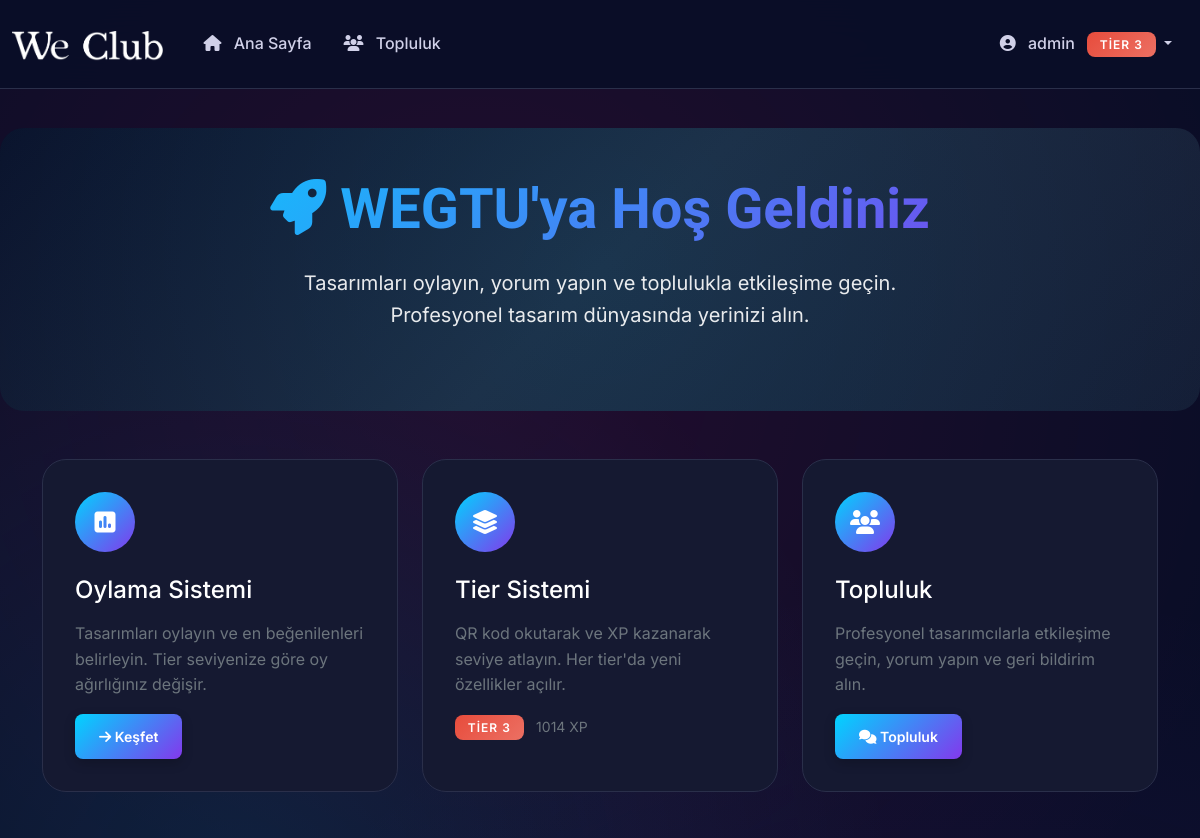
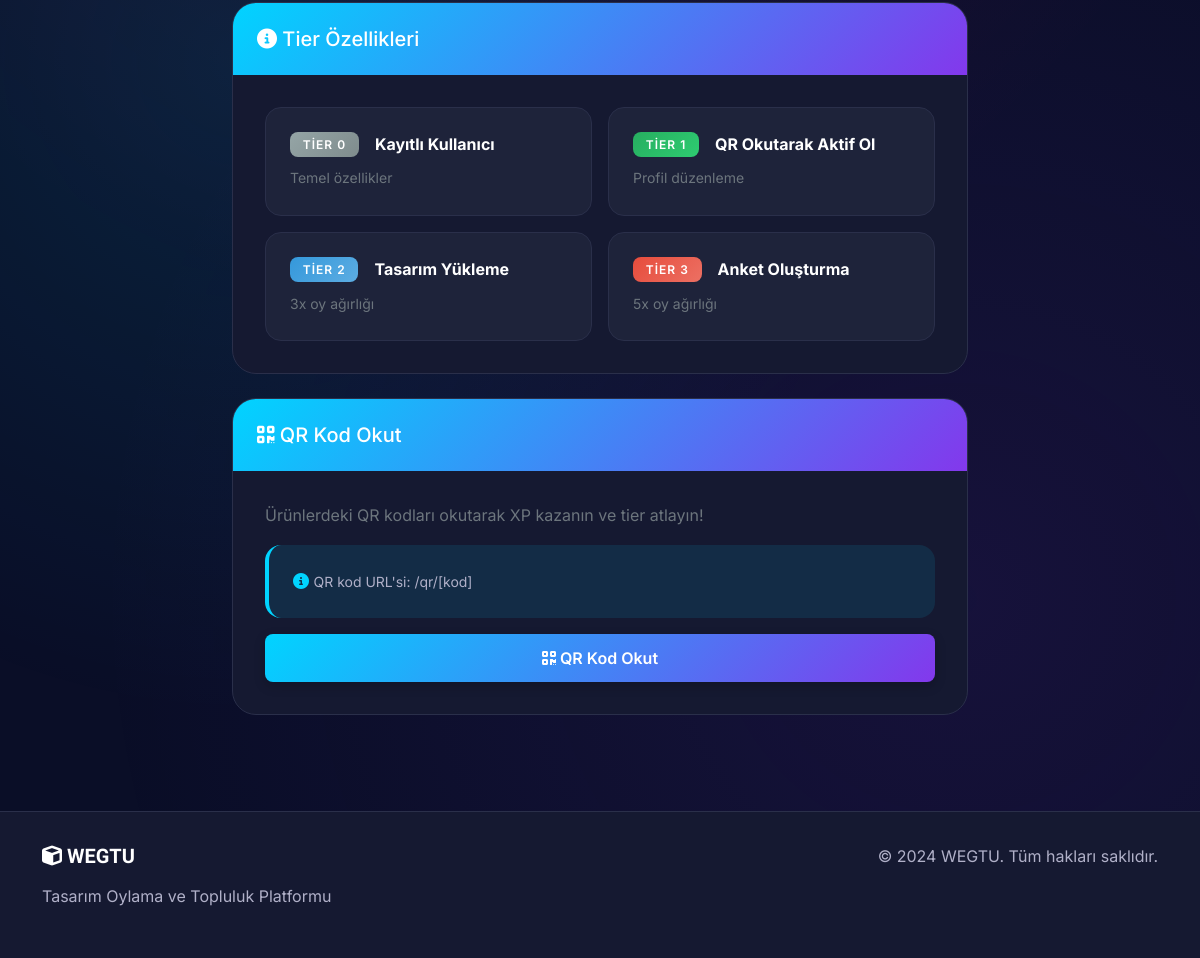
Screenshot of / (signed in) with the database file from the repository (2 pictures, top to bottom).
### app/models.py (models this page shows, shortened)
class User(UserMixin, db.Model):
    id = db.Column(db.Integer, primary_key=True)
    username = db.Column(db.String(64), index=True, unique=True, nullable=False)
    email = db.Column(db.String(120), index=True, unique=True, nullable=False)
    password_hash = db.Column(db.String(256), nullable=False)
    tier = db.Column(db.Integer, default=0)  # Tier 0: Aktif değil
    xp = db.Column(db.Integer, default=0)
    is_admin = db.Column(db.Boolean, default=False)  # Admin kontrolü
    bio = db.Column(db.Text, nullable=True)
    profile_image = db.Column(db.String(120), nullable=True, default='default.jpg')
    designs = db.relationship('Design', backref='owner', lazy='dynamic')
    votes = db.relationship('Vote', backref='voter', lazy='dynamic')
    comments = db.relationship('Comment', backref='author', lazy='dynamic')
    created_polls = db.relationship('Poll', backref='creator', lazy='dynamic')

### app/routes.py (the view)
@main_bp.route('/')
def index():
    return render_template('index.html')

### app/__init__.py (called while the page is built)
def create_app():
    app = Flask(__name__)
    app.config['SECRET_KEY'] = 'your-secret-key-here'
    app.config['SQLALCHEMY_DATABASE_URI'] = 'sqlite:///wegtu.db'
    app.config['SQLALCHEMY_TRACK_MODIFICATIONS'] = False
    app.config['UPLOAD_FOLDER'] = 'app/static/uploads'
    app.config['MAX_CONTENT_LENGTH'] = 16 * 1024 * 1024  # 16MB max file size
    db.init_app(app)
    login_manager.init_app(app)
    csrf.init_app(app)
    login_manager.login_view = 'auth.login'
    login_manager.login_message = 'Bu sayfaya erişmek için giriş yapmalısınız.'
    login_manager.login_message_category = 'info'
    @login_manager.user_loader
    def load_user(user_id):
        from app.models import User
        return User.query.get(int(user_id))
    from app.routes import main_bp, auth_bp
    app.register_blueprint(main_bp)
    app.register_blueprint(auth_bp, url_prefix='/auth')
    return app

### app/templates/index.html (shortened to what this page needs)
{% extends "base.html" %}
{% block content %}
<div class="hero-section">
    <div class="container">
        <div class="hero-content text-center">
            <h1 class="hero-title fade-in-up">
                <i class="fas fa-rocket"></i> WEGTU'ya Hoş Geldiniz
            </h1>
            <p class="hero-subtitle fade-in-up">
                Tasarımları oylayın, yorum yapın ve toplulukla etkileşime geçin.<br>
                Profesyonel tasarım dünyasında yerinizi alın.
            </p>
        </div>
    </div>
</div>
<div class="container">
    <div class="row g-4 mb-5">
        <div class="col-md-6 col-lg-4">
            <div class="feature-card fade-in-up">
                <div class="feature-icon">
                    <i class="fas fa-poll"></i>
                </div>
                <h4 class="text-white mb-3">Oylama Sistemi</h4>
                <p class="text-secondary">
                    Tasarımları oylayın ve en beğenilenleri belirleyin.
                    Tier seviyenize göre oy ağırlığınız değişir.
                </p>
                <a href="{{ url_for('main.forum') }}" class="btn btn-primary btn-sm">
                    <i class="fas fa-arrow-right"></i> Keşfet
                </a>
            </div>
        </div>
        <div class="col-md-6 col-lg-4">
            <div class="feature-card fade-in-up">
                <div class="feature-icon">
                    <i class="fas fa-layer-group"></i>
                </div>
                <h4 class="text-white mb-3">Tier Sistemi</h4>
                <p class="text-secondary">
                    QR kod okutarak ve XP kazanarak seviye atlayın.
                    Her tier'da yeni özellikler açılır.
                </p>
                {% if current_user.is_authenticated %}
                <div class="mt-3">
                    <span class="badge tier-{{ current_user.tier }}">
                        Tier {{ current_user.tier }}
                    </span>
                    <small class="text-secondary ms-2">{{ current_user.xp }} XP</small>
                </div>
                {% endif %}
            </div>
        </div>
        <div class="col-md-6 col-lg-4">
            <div class="feature-card fade-in-up">
                <div class="feature-icon">
                    <i class="fas fa-users"></i>
                </div>
                <h4 class="text-white mb-3">Topluluk</h4>
                <p class="text-secondary">
                    Profesyonel tasarımcılarla etkileşime geçin,
                    yorum yapın ve geri bildirim alın.
                </p>
                <a href="{{ url_for('main.forum') }}" class="btn btn-primary btn-sm">
                    <i class="fas fa-comments"></i> Topluluk
                </a>
            </div>
        </div>
    </div>
    <div class="row">
        <div class="col-lg-8 mx-auto">
            <div class="card">
                <div class="card-header">
                    <h5 class="mb-0">
                        <i class="fas fa-info-circle"></i> Tier Özellikleri
                    </h5>
                </div>
                <div class="card-body">
                    <div class="row g-3">
                        <div class="col-md-6">
                            <div class="tier-info-card">
                                <div class="d-flex align-items-center mb-2">
                                    <span class="badge tier-0 me-3">Tier 0</span>
                                    <strong>Kayıtlı Kullanıcı</strong>
                                </div>
                                <small class="text-secondary">Temel özellikler</small>
                            </div>
                        </div>
                        <div class="col-md-6">
                            <div class="tier-info-card">
                                <div class="d-flex align-items-center mb-2">
                                    <span class="badge tier-1 me-3">Tier 1</span>
                                    <strong>QR Okutarak Aktif Ol</strong>
                                </div>
                                <small class="text-secondary">Profil düzenleme</small>
                            </div>
                        </div>
                        <div class="col-md-6">
                            <div class="tier-info-card">
                                <div class="d-flex align-items-center mb-2">
                                    <span class="badge tier-2 me-3">Tier 2</span>
                                    <strong>Tasarım Yükleme</strong>
                                </div>
                                <small class="text-secondary">3x oy ağırlığı</small>
                            </div>
                        </div>
                        <div class="col-md-6">
                            <div class="tier-info-card">
                                <div class="d-flex align-items-center mb-2">
                                    <span class="badge tier-3 me-3">Tier 3</span>
                                    <strong>Anket Oluşturma</strong>
                                </div>
                                <small class="text-secondary">5x oy ağırlığı</small>
                            </div>
                        </div>
                    </div>
                </div>
            </div>
        </div>
    </div>
    {% if current_user.is_authenticated %}
    <div class="row mt-4">
        <div class="col-lg-8 mx-auto">
            <div class="card">
                <div class="card-header">
                    <h5 class="mb-0">
                        <i class="fas fa-qrcode"></i> QR Kod Okut
                    </h5>
                </div>
                <div class="card-body">
                    <p class="text-secondary mb-3">
                        Ürünlerdeki QR kodları okutarak XP kazanın ve tier atlayın!
                    </p>
                    <div class="alert alert-info mb-3">
                        <i class="fas fa-info-circle"></i>
                        <small>QR kod URL'si: /qr/[kod]</small>
                    </div>
                    <button class="btn btn-primary w-100" onclick="startQRScan()">
                        <i class="fas fa-qrcode"></i> QR Kod Okut
                    </button>
                </div>
            </div>
        </div>
    </div>
    {% endif %}
</div>
{% endblock %}

### app/templates/base.html (shortened to what this page needs)
<!DOCTYPE html>
<html lang="tr">
<head>
    <link href="https://cdn.jsdelivr.net/npm/bootstrap@5.3.2/dist/css/bootstrap.min.css" rel="stylesheet">
    <link rel="stylesheet" href="https://cdnjs.cloudflare.com/ajax/libs/font-awesome/6.5.1/css/all.min.css">
    <link href="{{ url_for('static', filename='css/style.css') }}" rel="stylesheet">
</head>
<body>
    <nav class="navbar navbar-expand-lg fixed-top navbar-dark">
        <div class="container-fluid">
            <a class="navbar-brand" href="{{ url_for('main.index') }}">
                <img src="{{ url_for('static', filename='img/logo.png') }}" alt="" height="30">
            </a>
            <div class="collapse navbar-collapse" id="navbarNav">
                <ul class="navbar-nav me-auto">
                    <li class="nav-item">
                        <a class="nav-link" href="{{ url_for('main.index') }}">
                            <i class="fas fa-home"></i> Ana Sayfa
                        </a>
                    </li>
                    <li class="nav-item">
                        <a class="nav-link" href="{{ url_for('main.forum') }}">
                            <i class="fas fa-users"></i> Topluluk
                        </a>
                    </li>
                </ul>
                <ul class="navbar-nav">
                    {% if current_user.is_authenticated %}
                        <li class="nav-item dropdown">
                            <a class="nav-link dropdown-toggle" href="#" id="navbarDropdown" role="button" data-bs-toggle="dropdown">
                                <i class="fas fa-user-circle"></i> {{ current_user.username }}
                                <span class="badge tier-{{ current_user.tier }} ms-2">
                                    Tier {{ current_user.tier }}
                                </span>
                            </a>
                        </li>
                    {% endif %}
                </ul>
            </div>
        </div>
    </nav>
    <main class="main-content">
        {% block content %}{% endblock %}
    </main>
    <footer class="footer">
        <div class="container">
            <div class="row">
                <div class="col-md-6">
                    <h5><i class="fas fa-cube"></i> WEGTU</h5>
                    <p class="text-muted">Tasarım Oylama ve Topluluk Platformu</p>
                </div>
                <div class="col-md-6 text-md-end">
                    <p class="text-muted">&copy; 2024 WEGTU. Tüm hakları saklıdır.</p>
                </div>
            </div>
        </div>
    </footer>
</body>
</html>

### rows the page displays
User: username "admin", tier "3", xp "1014"
